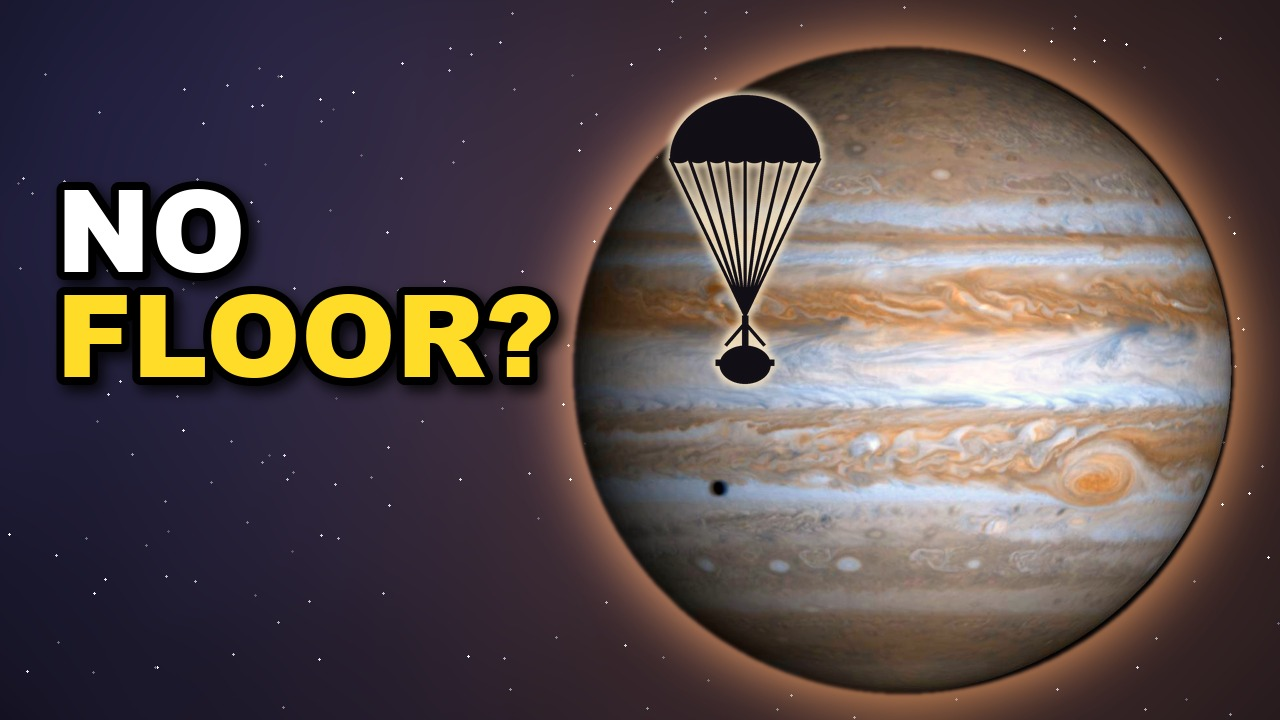
#> input picture 00_Brand/Channel-Setup/audits/THUMB_AUDIT_2026-10-04/jupiter_v02_final.jpg, 1280 x 720 px
$ python build_jupiter_notext_tc_b_j0136.py
#> lines starting #> are read from the running program, lines starting #| are printed output that depends on the picture; after the words box and inside, x2 and y2 are one past the last pixel; in counts of white or black regions, pixels touching at a corner belong together
#!/usr/bin/env python3
"""J0136: no-cover-text Test & Compare thumbnail B for the live Jupiter long `-jmMROGoZCM`.

A is the live "NO FLOOR?" thumb (`audits/THUMB_AUDIT_2026-10-04/jupiter_v02_final.jpg`): Cassini PIA02873
Jupiter globe and a code-drawn Galileo probe silhouette on the right, the words on the empty starfield to the
left. Its builder did not survive the 8 Oct NAS move, so B is made from A itself: every pixel of the globe,
the glow and the probe stays as it is, and only the starfield behind the words is redrawn by code:
- the smooth sky gradient comes from OpenCV's Telea fill over a star-free (median-filtered) copy of A;
- the stars come from A's own empty sky (the top-left strip), laid back in at the same density.
No image model, no generation, no spend. Same crop and grade as A.

  ~/_desk/venvs/thumbs/bin/python 00_Brand/Channel-Setup/tools/build_jupiter_notext_tc_b_j0136.py
Does not upload or touch Studio.
"""
from __future__ import annotations

import hashlib
import json
import os
from pathlib import Path

import cv2
import numpy as np

REPO = Path(__file__).resolve().parents[3]
SRC = REPO / "00_Brand/Channel-Setup/audits/THUMB_AUDIT_2026-10-04/jupiter_v02_final.jpg"
OUT = Path(os.environ.get("J0136_OUT", str(Path.home() / "_desk/notext_tc_1011/jupiter")))
TEXT_X_MAX = 560  # the words end at x 549, the glow starts at x 552
GLOBE = (903, 372, 333)  # centre x, centre y, radius of the globe disc (the glow outside it is redrawn)
STAR_STRIP = (0, 95)  # rows of empty sky above "NO"


def text_mask(img: np.ndarray) -> np.ndarray:
    hsv = cv2.cvtColor(img, cv2.COLOR_BGR2HSV)
    v, s = hsv[..., 2], hsv[..., 1]
    fill = ((v > 200) & (s < 60)) | ((v > 170) & (s > 120) & (hsv[..., 0] > 15) & (hsv[..., 0] < 40))
    fill[:, TEXT_X_MAX:] = False
    n, lab, stats, _ = cv2.connectedComponentsWithStats(fill.astype(np.uint8), 8)
    glyphs = np.zeros(fill.shape, np.uint8)
    for i in range(1, n):
        if stats[i, cv2.CC_STAT_AREA] > 300:
            glyphs[lab == i] = 255
    # outline + drop shadow around the glyphs
    mask = cv2.dilate(glyphs, cv2.getStructuringElement(cv2.MORPH_ELLIPSE, (45, 45)))
    mask = cv2.morphologyEx(mask, cv2.MORPH_CLOSE, cv2.getStructuringElement(cv2.MORPH_ELLIPSE, (41, 41)))
    # the drop shadow falls down and to the right
    mask = np.maximum(mask, np.roll(np.roll(mask, 14, axis=0), 10, axis=1))
    mask = cv2.dilate(mask, cv2.getStructuringElement(cv2.MORPH_ELLIPSE, (15, 15)))
    yy, xx = np.mgrid[: mask.shape[0], : mask.shape[1]]
    cx, cy, r = GLOBE
    mask[(xx - cx) ** 2 + (yy - cy) ** 2 <= r * r] = 0
    return mask


def main() -> None:
    a = cv2.imread(str(SRC))
#> a is the input picture: shape (720, 1280, 3); mean B, G, R 77.2, 77.3, 90.5
    h, w = a.shape[:2]
    mask = text_mask(a)
#> in text_mask, `v, s = hsv[..., 2], hsv[..., 1]`:
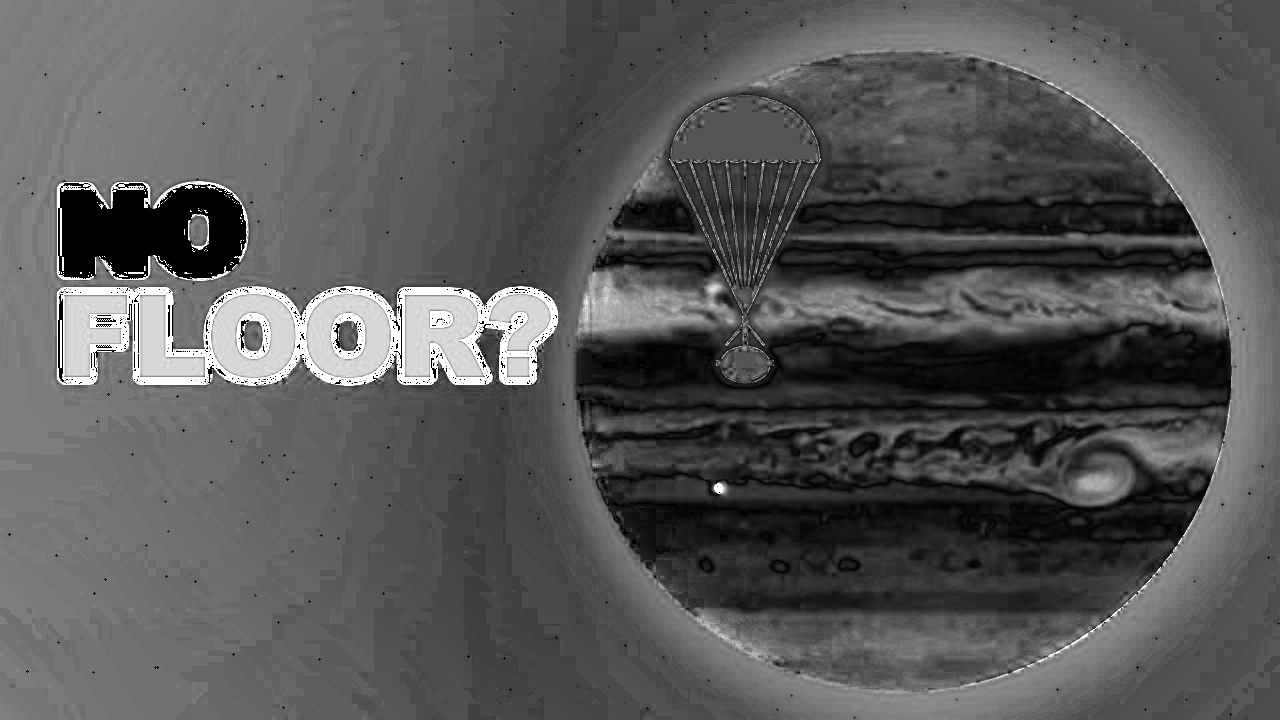
#> s: shape (720, 1280); min 0, max 255, mean 87.4
#> in text_mask, `fill = ((v > 200) & (s < 60)) | ((v > 170) & (s > 120) & (hsv[..., 0] ..`:
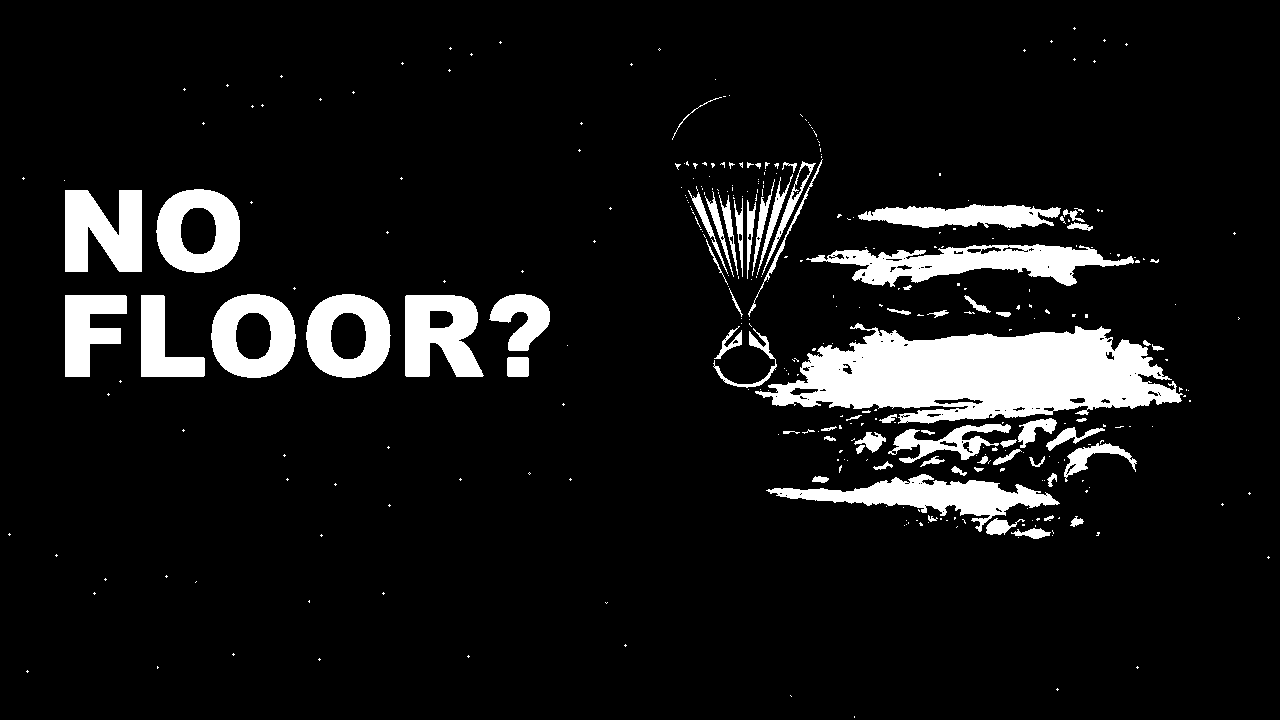
#> fill: shape (720, 1280) bool; 9.3% white; 349 white regions (280 under 20 px), largest, box (x1, y1, x2, y2) and area: (755, 323, 1183, 424) 26093, (806, 244, 1134, 287) 6692, (766, 474, 1060, 532) 5753
#> in text_mask, `n, lab, stats, _ = cv2.connectedComponentsWithStats(fill.astype(np.uin..`:
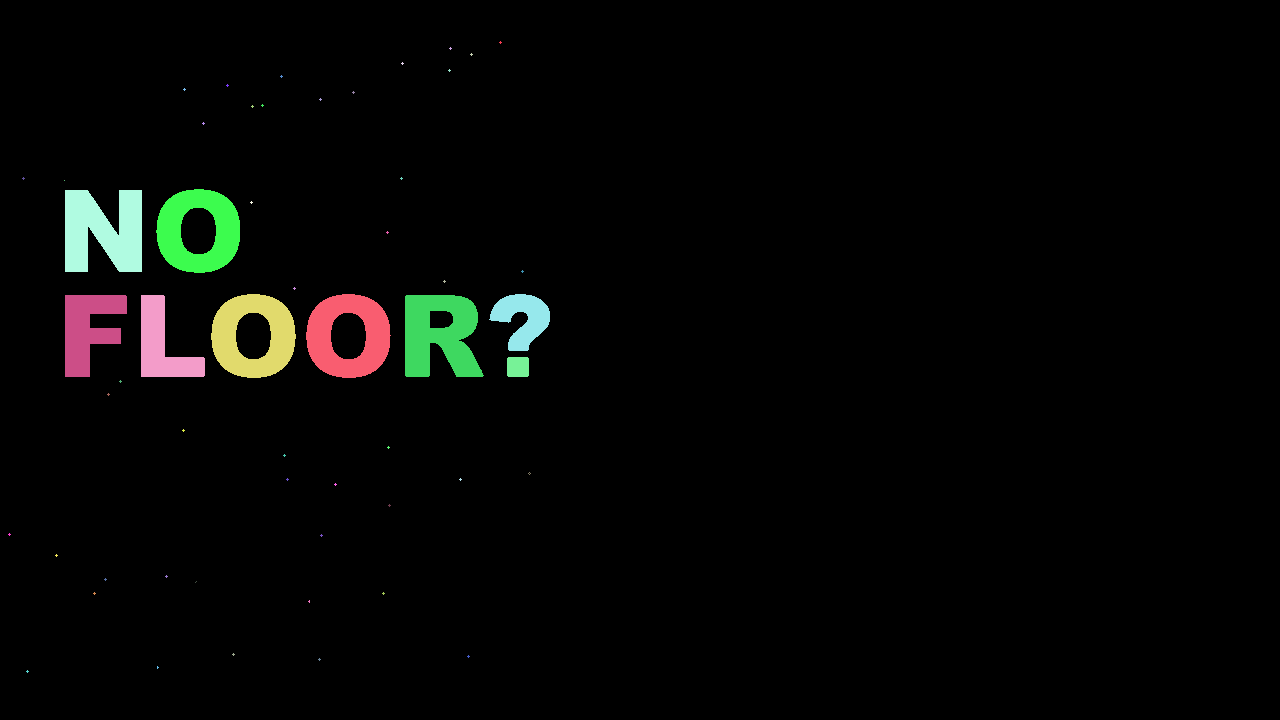
#> lab: shape (720, 1280) int32; 55 distinct labels, from 0 to 54; one colour per label, 0 black
#> in text_mask, `n, lab, stats, _ = cv2.connectedComponentsWithStats(fill.astype(np.uin..`: n = 55; stats = 55 rows, first 6: [0, 0, 1280, 720, 890060], [499, 41, 3, 3, 5], [449, 47, 3, 3, 5], [470, 53, 3, 3, 5], [401, 62, 3, 3, 5], [448, 69, 3, 3, 5]

    sky = cv2.medianBlur(a, 9)
    q = 4
    small = cv2.resize(sky, (w // q, h // q), interpolation=cv2.INTER_AREA)
    yy, xx = np.mgrid[:h, :w]
    cx, cy, r = GLOBE
    disc = (((xx - cx) ** 2 + (yy - cy) ** 2) <= (r + 4) ** 2).astype(np.uint8) * 255
    # the disc is in the fill mask too, so the glow is filled from glow, not from the planet's dark limb
    small_mask = cv2.dilate(cv2.resize(np.maximum(mask, disc), (w // q, h // q), interpolation=cv2.INTER_NEAREST), np.ones((3, 3), np.uint8))
#> small_mask: shape (180, 320); 51.7% white; 1 black region, box (x1, y1, x2, y2) and area: (0, 0, 320, 180) 27793
    small = cv2.inpaint(small, small_mask, 12, cv2.INPAINT_TELEA)
    small = cv2.GaussianBlur(small, (0, 0), 3)
    smooth = cv2.resize(small, (w, h), interpolation=cv2.INTER_CUBIC)

    y0, y1 = STAR_STRIP
    strip = a[y0:y1, :TEXT_X_MAX].astype(np.int16) - cv2.medianBlur(a, 9)[y0:y1, :TEXT_X_MAX].astype(np.int16)
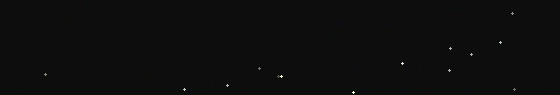
#> strip: shape (95, 560, 3) int16; mean B, G, R 0.2, 0.2, 0.2; drawn with min black and max white
    strip = np.clip(strip, 0, 255)
    reps = int(np.ceil(h / (y1 - y0)))
    rng = np.random.default_rng(136)
    stars = np.concatenate([np.roll(strip, int(rng.integers(0, TEXT_X_MAX)), axis=1) for _ in range(reps)])[:h]
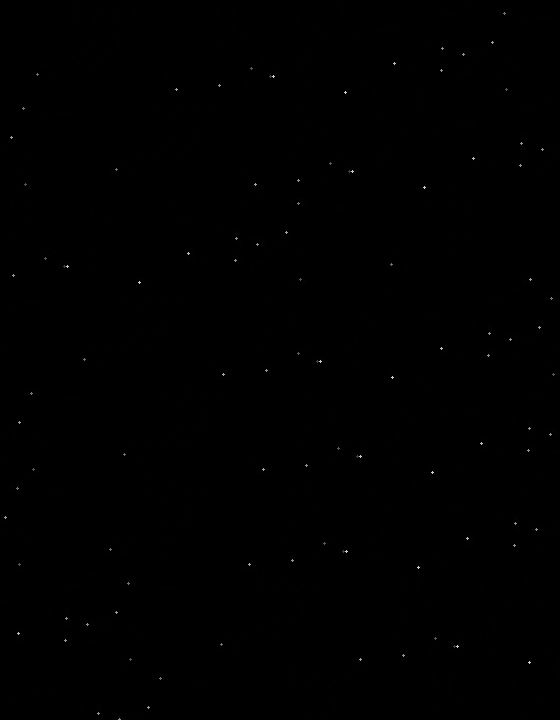
#> stars: shape (720, 560, 3) int16; mean B, G, R 0.3, 0.2, 0.2
    stars_full = np.zeros_like(a, dtype=np.int16)
    stars_full[:, :TEXT_X_MAX] = stars

    filled = np.clip(smooth.astype(np.int16) + stars_full, 0, 255).astype(np.uint8)
    alpha = cv2.GaussianBlur(mask.astype(np.float32) / 255.0, (0, 0), 6)[..., None]
    b = (filled * alpha + a * (1 - alpha)).astype(np.uint8)
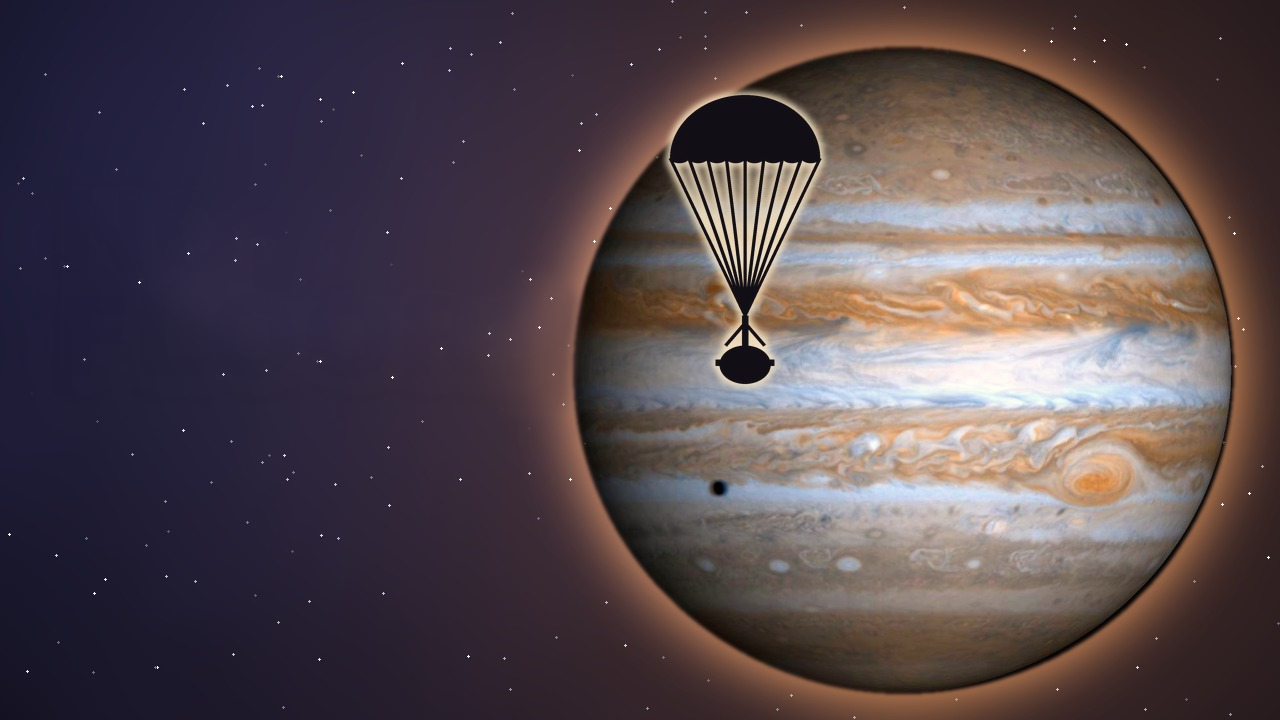
#> b: shape (720, 1280, 3); mean B, G, R 77.7, 71.9, 84.8

    OUT.mkdir(parents=True, exist_ok=True)
    out_b = OUT / "B_notext_-jmMROGoZCM.jpg"
    cv2.imwrite(str(out_b), b, [cv2.IMWRITE_JPEG_QUALITY, 95])
    cv2.imwrite(str(OUT / "B_mask_debug.png"), mask)
    keep = mask == 0
#> keep: shape (720, 1280) bool; 88.7% white; 1 black region, box (x1, y1, x2, y2) and area: (36, 160, 578, 421) 103802
    rec = {
        "job": "J0136",
        "video": "-jmMROGoZCM",
        "A_source": str(SRC.relative_to(REPO)),
        "A_sha256": hashlib.sha256(SRC.read_bytes()).hexdigest(),
        "B": str(out_b),
        "B_sha256": hashlib.sha256(out_b.read_bytes()).hexdigest(),
        "size": [w, h],
        "pixels_redrawn_pct": round(100 * float((~keep).mean()), 2),
        "untouched_max_diff": int(np.abs(b.astype(int) - a.astype(int))[keep & (alpha[..., 0] < 0.001)].max()),
        "method": "Telea fill on median-filtered A + A's own top-left stars; globe, glow and probe untouched",
    }
    (OUT / "B_build.json").write_text(json.dumps(rec, indent=1) + "\n")
    print(json.dumps(rec, indent=1))
#> (printed output is left out)


if __name__ == "__main__":
    main()
